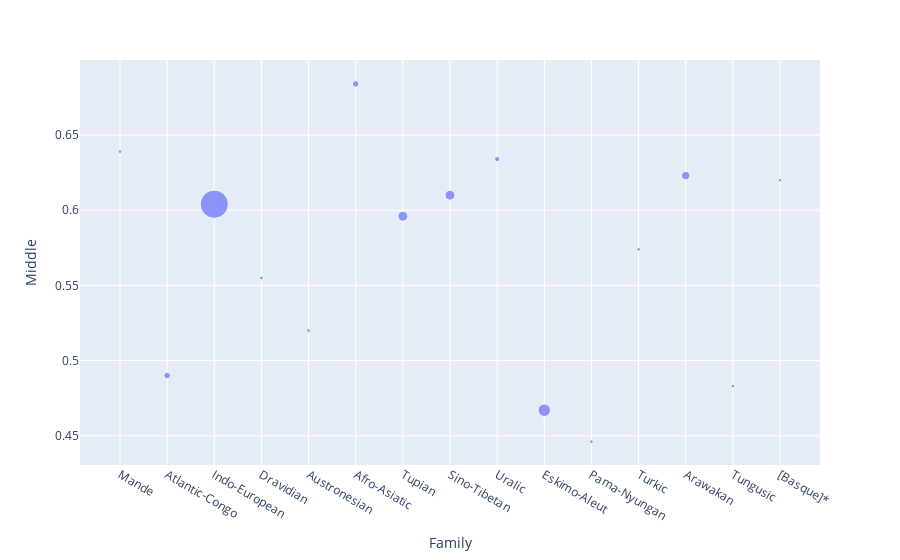

The notebook cell this image was saved under:
### Code cell
fig1.show()

### Figure 1 — Plotly figure (JSON) as saved in the notebook; plotly's stock layout.template omitted (floating-point values rounded to 4 significant figures)
{"data": [{"hovertemplate": "Family=%{x}<br>Middle=%{y}<br>Size=%{marker.size}<extra></extra>", "legendgroup": "", "marker": {"color": "#636efa", "size": [1, 3, 56, 1, 1, 3, 7, 7, 2, 11, 1, 1, 5, 1, 1], "sizemode": "area", "sizeref": 0.14, "symbol": "circle"}, "mode": "markers", "name": "", "orientation": "v", "showlegend": false, "type": "scatter", "x": ["Mande", "Atlantic-Congo", "Indo-European", "Dravidian", "Austronesian", "Afro-Asiatic", "Tupian", "Sino-Tibetan", "Uralic", "Eskimo-Aleut", "Pama-Nyungan", "Turkic", "Arawakan", "Tungusic", "[Basque]*"], "xaxis": "x", "y": [0.639, 0.49, 0.604, 0.555, 0.52, 0.684, 0.596, 0.61, 0.634, 0.467, 0.446, 0.574, 0.623, 0.483, 0.62], "yaxis": "y"}], "layout": {"legend": {"itemsizing": "constant", "tracegroupgap": 0}, "margin": {"t": 60}, "xaxis": {"anchor": "y", "domain": [0, 1], "title": {"text": "Family"}}, "yaxis": {"anchor": "x", "domain": [0, 1], "title": {"text": "Middle"}}}}
